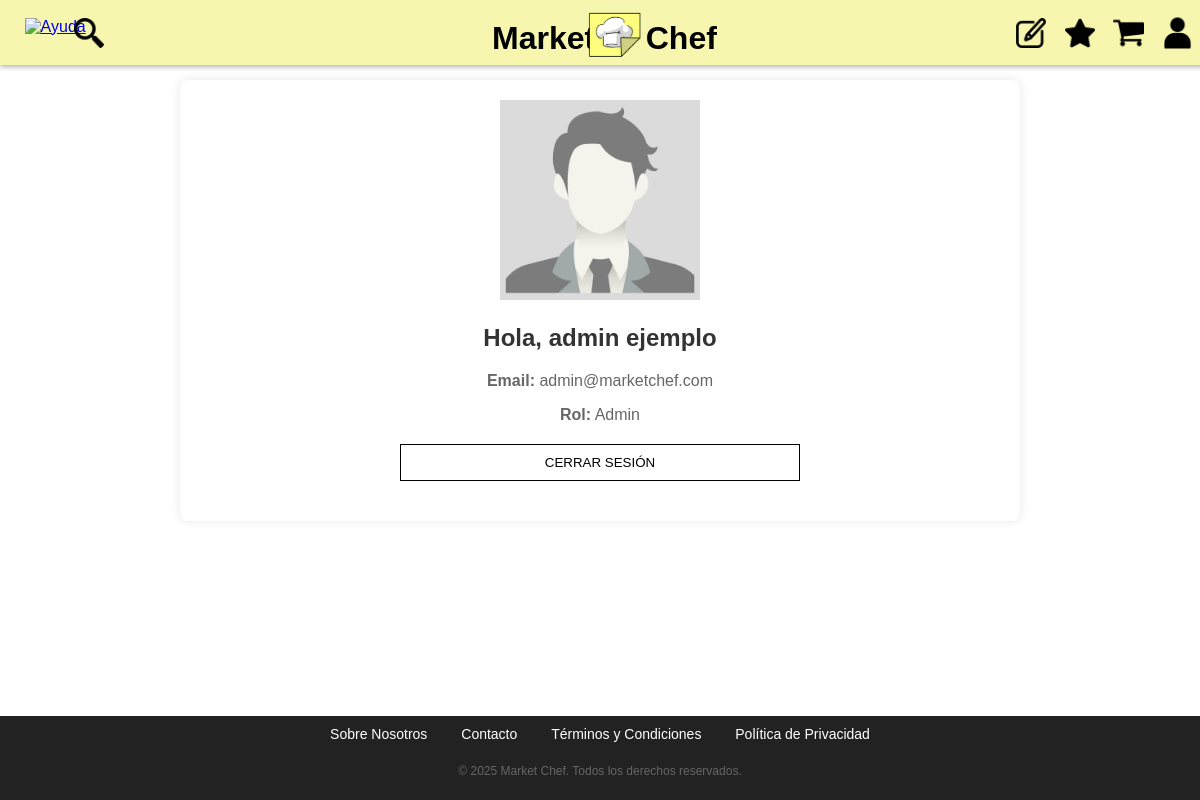
The page /perfil.php (signed in) on the database its author committed.
### tables this page shows
CREATE TABLE `usuarios` (
 `ID` int(11) NOT NULL AUTO_INCREMENT,
 `Nombre` varchar(100) NOT NULL,
 `Apellidos` varchar(100) NOT NULL,
 `Email` varchar(100) NOT NULL,
 `Rol` enum('Admin','User','Chef') NOT NULL DEFAULT 'User',
 `Password` varchar(250) NOT NULL COMMENT 'Se guarda el Hash',
 `Ruta` varchar(100) NOT NULL,
 PRIMARY KEY (`ID`),
 UNIQUE KEY `Email` (`Email`)
);

### perfil.php (called while the page is built, shortened)
<?php
require_once("includes/config.php");
$perfilHelper = new perfilHelper();
$contenidoPrincipal = $perfilHelper->generarPerfil();
require("includes/comun/plantilla.php");
?>

### includes/config.php (called while the page is built, shortened)
<?php
spl_autoload_register(function ($class) {
    $prefix = 'es\\ucm\\fdi\\aw\\';
    $base_dir = __DIR__ . '/';
    $len = strlen($prefix);
    $relative_class = substr($class, $len);
    $file = $base_dir . str_replace('\\', '/', $relative_class) . '.php';
});
?>

### includes/entidades/usuario/userAppService.php (called while the page is built, shortened)
<?php
class userAppService
{
    private static $instance;
    public static function GetSingleton()
    {
        if (!self::$instance instanceof self)
        {
            self::$instance = new self;
        }
        return self::$instance;
    }
    public function buscarUsuario($email)
    {
        $IUserDAO = userFactory::CreateUser();
        $foundedUserDTO = $IUserDAO->buscaUsuario($email);
        if($foundedUserDTO){
            return $foundedUserDTO;
        }
        return false;
    }
}
?>

### includes/entidades/usuario/userFactory.php (called while the page is built, shortened)
<?php
class userFactory
{
    public static function CreateUser() : IUser
    {
        return new userDAO();
    }
}
?>

### includes/entidades/usuario/userDAO.php (called while the page is built, shortened)
<?php
include_once __DIR__ . "/../../config.php";
class userDAO implements IUser
{
    public function buscaUsuario($email)
    {
        $conn = application::getInstance()->getConexionBd();
        $query = sprintf("SELECT * FROM usuarios WHERE Email='%s'", $conn->real_escape_string($email));
        $rs = $conn->query($query);
        if ($rs && $rs->num_rows == 1)
        {
            $fila = $rs->fetch_assoc();
            $user = new userDTO($fila['ID'], $fila['Nombre'], $fila['Apellidos'], $fila['Email'], $fila['Rol'], $fila['Password'], $fila['Ruta']);
            return $user;
        }
        return false;
    }
}
?>

### includes/entidades/usuario/userDTO.php (called while the page is built, shortened)
<?php
class userDTO
{
    private $nombre;
    private $apellidos;
    private $email;
    private $rol;
    private $ruta;
    public function __construct($id, $nombre, $apellidos, $email, $rol, $password, $ruta)
    {
        $this->nombre = $nombre;
        $this->apellidos = $apellidos;
        $this->email = $email;
        $this->rol = $rol;
        $this->ruta = $ruta;
    }
    public function getNombre()
    {
        return $this->nombre;
    }
    public function getApellidos()
    {
        return $this->apellidos;
    }
    public function getEmail()
    {
        return $this->email;
    }
    public function getRol()
    {
        return $this->rol;
    }
    public function getRuta()
    {
        return $this->ruta;
    }
}
?>

### includes/helpers/perfilHelper.php (the view, shortened to what this page needs)
<?php
class perfilHelper {
    public function generarPerfil() {
        $email_usuario = $_SESSION["usuario"];
        $userAppService = userAppService::GetSingleton();
        $user = $userAppService->buscarUsuario($email_usuario);
        return <<<EOS
        <div class="container">
                <img src="img/perfiles/{$user->getRuta()}" style="width: 200px" class="card-img-top" alt="Avatar">
                <div class="card-body">
                    <h2 class="card-title">Hola, {$user->getNombre()} {$user->getApellidos()}</h2>
                    <p class="card-text"><strong>Email:</strong> {$user->getEmail()}</p>
                    <p class="card-text"><strong>Rol:</strong> {$user->getRol()}</p>
                    <form action="logout.php" method="post">
                        <button type="submit" class="send-button">CERRAR SESIÓN</button>
                    </form>
            </div>
        </div>
        EOS;
    }
}
?>

### CSS/estiloGeneral.css (style rules this page uses)
body { margin: 0; font-family: Arial, sans-serif; }
body { font-family: Arial, sans-serif; text-align: center; color: #333; margin: 0; }
h2 { font-size: 1,3em; }
p { color: #666; }
.container { max-width: 800px; margin: 50px auto; padding: 20px; background: white; border-radius: 8px; box-shadow: 0 0 10px rgba(0, 0, 0, 0.1); }
form { width: 50%; margin: 20px auto; display: flex; flex-direction: column; gap: 10px; }
.send-button { background: #fff; border: 1px solid black; padding: 10px; cursor: pointer; }

### rows shown on the page
usuarios: Ruta (picture), Nombre "admin", Apellidos "ejemplo", Email "admin@marketchef.com", Rol "Admin"
